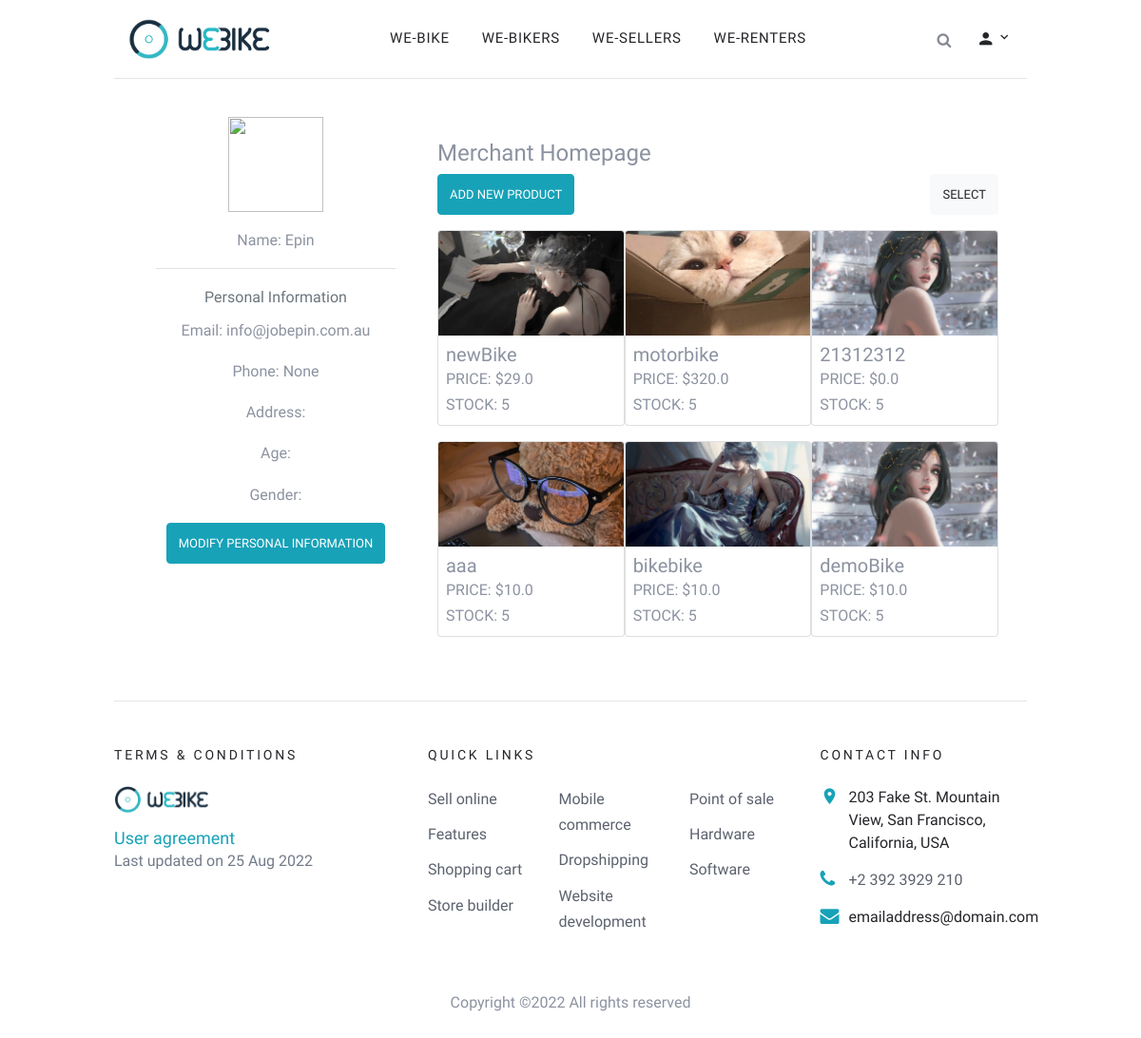
The page /merchant/home (signed in) on the database its author committed.
### merchant/models.py (models this page shows, shortened)
class Merchant(models.Model):
    class Meta:
        verbose_name = "Merchant"
        verbose_name_plural = "Merchants"
    user = models.OneToOneField(User,
                                on_delete=models.CASCADE,
                                primary_key=True,
                                related_name="merchant")
    abn_verified = models.BooleanField(default=False, null=False)
    abn = models.CharField(max_length=11,
                           unique=True,
                           null=True,
                           blank=True,
                           validators=[
                               validators.checkABN
                           ],
                           verbose_name='ABN')
    merchant_name = models.CharField(max_length=50,
                                    null=False,
                                    blank=False,
                                    verbose_name='Merchant Name')
    merchant_intro = models.CharField(max_length=250,
                                     null=True,
                                     blank=True,
                                     verbose_name='Merchant Introduction')

### user/models.py (models this page shows)
class User(AbstractUser):
    class Meta:
        verbose_name = "User"
        verbose_name_plural = "User"
    objects = UserManager()
    username = None
    email = models.EmailField(blank=False,
                              null=False,
                              unique=True)
    phone = models.CharField(max_length=15,
                             null=True,
                             blank=True,
                             default=None)
    balance = models.FloatField(default=0,null=False,blank=False,validators=[MinValueValidator(0)])
    class UserChoice(models.TextChoices):
        customer = 'Customer', _('Customer')
        merchant = 'Merchant', _('Merchant')
    user_type = models.CharField(max_length=20,
                                 blank=False,
                                 null=False,
                                 choices=UserChoice.choices,
                                 default=UserChoice.customer,
                                 verbose_name="user_type")
    class UserStatus(models.TextChoices):
        normal = 'Normal', _('Normal')
        ban = 'Banned', _('Banned')
        pending = 'Pending', _('Pending')
    status = models.CharField(
        max_length=20,
        choices=UserStatus.choices,
        default=UserStatus.normal,
        verbose_name='account_status')
    USERNAME_FIELD = 'email'
    REQUIRED_FIELDS = []

### product/models.py (models this page shows, shortened)
class Product(models.Model):
    product_name = models.CharField(max_length=255, null=False, blank=False)
    price = models.FloatField(default=0, validators=[MinValueValidator(0)])
    merchant = models.ForeignKey(Merchant, on_delete=models.DO_NOTHING, null=False, blank=False)
    description = models.CharField(max_length=255, null=False, blank=False)
    address = models.OneToOneField(Address, on_delete=models.CASCADE)
    image = models.ImageField(null=False, blank=False, upload_to='media/product_pics', verbose_name='product_image',
                              validators=[validators.file_size_limit])
    class Status(models.TextChoices):
        AVALIABLE = ('AVALIABLE', 'AVALIABLE')
        UNAVAIABLE = ('UNAVALIABLE', 'UNAVALIABLE')
    status = models.CharField(max_length=11, choices=Status.choices, default=Status.AVALIABLE, null=False,
                              blank=False, verbose_name="status")
    stock = models.IntegerField(default=1, validators=[MinValueValidator(0)])

### merchant/views.py (the view)
# urls.py: path('home',home,name='customer_home'),
@login_required
def home(request):
    merchant = Merchant.objects.get(user=request.user)
    add_product_url = reverse("add_new_product")
    context = {'products': Product.objects.filter(merchant=merchant).order_by("-id"), 'merchant': merchant}
    return render(request, template_name="merchant/merchant_homepage.html", context=context)

### templates/merchant/merchant_homepage.html (shortened to what this page needs)
{% extends "base.html" %}
{% load static %}
{% block content %}
    <div class="container-fluid main-sec" style="min-height: 75vh;">
        <div class="row m-0 mx-auto" style="padding: 0; margin:0; width: 100%; max-width: 1800px;">
            <div class="col-lg-4 mx-auto" style="max-width: 400px;">
                <div class="py-3 text-center" style="background-color: white; border-radius: 10px;">
                    <img class="profile-img" src="/media/profile_pics/default.png" width="100" height="100">
                    <div class="mt-3">
                        <div class="border-bottom mx-auto" style="width: 90%;">
                            <p>
                                <strong>Name: {{ merchant.merchant_name }}</strong>
                            </p>
                        </div>
                        <div class="mx-auto mt-3" style="width: 90%;">
                            <p class="text-secondary text-start mb-2">Personal Information</p>
                            <p>
                                <strong>
                                    Email: {{ merchant.user.email }}
                                </strong>
                            </p>
                            <p>
                                <strong>
                                    Phone: {{ merchant.user.phone }}
                                </strong>
                            </p>
                            <p>
                                <strong>
                                    Address:
                                </strong>
                            </p>
                            <p>
                                <strong>
                                    Age:
                                </strong>
                            </p>
                            <p>
                                <strong>
                                    Gender:
                                </strong>
                            </p>
                            <p>
                                <a href="/user/profile">
                                    <button class="btn btn-info">Modify Personal Information</button>
                                </a>
                            </p>
                        </div>
                    </div>
                </div>
            </div>
            <div class="col-lg-8 mt-3 mt-lg-0 mx-auto" style="max-width: 1400px!important;">
                <div class="py-3 job_info_card h-100">
                    <div class="row text-md-center text-center mt-4 m-0">
                        <h4>Merchant Homepage</h4>
                    </div>
                    <div class="d-block d-sm-flex justify-content-between">
                        <button type="button" class="btn btn-info" data-toggle="modal" data-target="#exampleModal">
                            Add New Product
                        </button>
                        <div class="mt-3 m-sm-0">
                            <button class="btn btn-light" id="select-btn" onclick="selectCancelToggle()">Select
                            </button>
                        </div>
                    </div>
                    <div>
                        <div class="row m-0 d-flex justify-content-xs-center justify-content-sm-start">
                            {% for p in products %}
                                <div class="col-12 col-sm-6 col-md-4 mt-3 p-0">
                                    <div class="card">
                                        <div style="position: relative;" class="overlay_container"
                                             onclick="window.location.href='{% url 'product_detail' p.id %}'">
                                            <img src="{{ p.image.url }}" class="card-img-top img-fluid overlay_img"
                                                 alt="...">
                                        </div>
                                        <div class="card-body p-2">
                                            <h5 class="card-title m-0">
                                                {{ p.product_name }}
                                            </h5>
                                            <p class=" card-text text-uppercase text-left m-0">
                                                Price: ${{ p.price }}
                                            </p>
                                            <p class=" card-text text-uppercase text-left m-0">
                                                Stock: 5
                                            </p>
                                        </div>
                                    </div>
                                </div>
                            {% endfor %}
                        </div>
                    </div>
                    <br>
                </div>
            </div>
        </div>
    </div>
{% endblock content %}

### templates/base.html (shortened to what this page needs)
{% load static %}
<!DOCTYPE html>
<html lang="en">
<head>
    <link rel="stylesheet" href="{% static 'font/icomoon/style.css' %}">
    <link rel="stylesheet" href="{% static 'css/bootstrap.min.css' %}">
    <link rel="stylesheet" href="{% static 'css/magnific-popup.css' %}">
    <link rel="stylesheet" href="{% static 'css/jquery-ui.css' %}">
    <link rel="stylesheet" href="{% static 'css/owl.carousel.min.css' %}">
    <link rel="stylesheet" href="{% static 'css/owl.theme.default.min.css' %}">
    <link rel="stylesheet" href="{% static 'css/aos.css' %}">
    <link rel="stylesheet" href="{% static 'css/style.css' %}">
</head>
<body>
<div class="site-wrap h-100" style="display: flex; flex-direction: column; min-height: 100vh;">
    <div class="site-navbar bg-white py-2 container-fluid main-sec">
        <div class="d-flex align-items-center justify-content-between">
            <div>
                <a href="{% url 'index' %}" class="js-logo-clone">
                    <img src="{% static 'img/logos/Recurso_7.png' %}" alt="logo" width="150">
                </a>
            </div>
            <div class="main-nav d-none d-lg-block">
                <nav class="site-navigation text-right text-md-center" role="navigation">
                    <ul class="site-menu js-clone-nav d-none d-lg-block">
                        <li><a href="{% url 'index' %}">we-bike</a></li>
                        <li><a href="shop.html">we-bikers</a></li>
                        <li><a href="#">we-sellers</a></li>
                        <li><a href="contact.html">we-renters</a></li>
                    </ul>
                </nav>
            </div>
            <div class="icons">
                <a href="#" class="icons-btn d-inline-block js-search-open py-1">
                    <span class="icon-search"></span>
                </a>
                {% if request.user.is_authenticated %}
                    <nav class="site-navigation text-right text-md-center d-inline-block" role="navigation">
                        <ul class="site-menu">
                            <li class="has-children p-0">
                                <a href="#" class="icons-btn d-inline-block py-1 pr-2 pl-0">
                                    <span class="icon-person" style="font-size: 20px;"></span>
                                </a>
                            </li>
                        </ul>
                    </nav>
                {% else %}
                    <a href="{% url 'login' %}" class="icons-btn d-inline-block align-top">
                        <button class="btn btn-outline-dark m-0" style="height: 40px;">
                            Login
                        </button>
                    </a>
                {% endif %}
            </div>
        </div>
    </div>
    {% if not hide_hr %}
        <div class="container-fluid p-0 main-sec">
            <hr class="m-0 mb-4">
        </div>
    {% endif %}
    <div style="min-height: 50vh;">
        {% block content %}
        {% endblock content %}
    </div>
    {% if not hide_hr %}
        <div class="container-fluid mt-auto p-0 main-sec">
            <hr class="m-0 my-4">
        </div>
    {% endif %}
    <div class="container-fluid py-4 px-0 main-sec">
        <footer class="site-footer w-100">
            <div class="row">
                <div class="col-md-6 col-lg-3 mb-4 mb-lg-0">
                    <h3 class="footer-heading mb-4">Terms & Conditions</h3>
                    <a href="#" class="block-6">
                        <img src="{% static 'img/logos/Recurso_7.png' %}" alt="Image placeholder" width="100">
                        <h3 class="font-weight-light mb-0 text-info mt-3">User agreement</h3>
                        <p>Last updated on 25 Aug 2022</p>
                    </a>
                </div>
                <div class="col-lg-5 ml-auto mb-5 mb-lg-0">
                    <div class="row">
                        <div class="col-md-12">
                            <h3 class="footer-heading mb-4">Quick Links</h3>
                        </div>
                        <div class="col-md-6 col-lg-4">
                            <ul class="list-unstyled">
                                <li><a href="#">Sell online</a></li>
                                <li><a href="#">Features</a></li>
                                <li><a href="#">Shopping cart</a></li>
                                <li><a href="#">Store builder</a></li>
                            </ul>
                        </div>
                        <div class="col-md-6 col-lg-4">
                            <ul class="list-unstyled">
                                <li><a href="#">Mobile commerce</a></li>
                                <li><a href="#">Dropshipping</a></li>
                                <li><a href="#">Website development</a></li>
                            </ul>
                        </div>
                        <div class="col-md-6 col-lg-4">
                            <ul class="list-unstyled">
                                <li><a href="#">Point of sale</a></li>
                                <li><a href="#">Hardware</a></li>
                                <li><a href="#">Software</a></li>
                            </ul>
                        </div>
                    </div>
                </div>
                <div class="col-md-6 col-lg-3">
                    <div class="block-5 mb-5">
                        <h3 class="footer-heading mb-4">Contact Info</h3>
                        <ul class="list-unstyled">
                            <li class="address">203 Fake St. Mountain View, San Francisco, California, USA</li>
                            <li class="phone"><a href="tel://23923929210">+2 392 3929 210</a></li>
                            <li class="email">emailaddress@domain.com</li>
                        </ul>
                    </div>
                </div>
            </div>
            <div class="row pt-3 text-center">
                <div class="col-md-12">
                    <p>
                        Copyright &copy;<script>document.write(new Date().getFullYear());</script>
                        All rights reserved
                    </p>
                </div>
            </div>
        </footer>
    </div>
</div>
</body>

### rows shown on the page
Merchant: merchant_name "Epin", user.email "info@jobepin.com.au", user.phone "None"
Product: image (picture), product_name "newBike", price "29.0"
Product: image (picture), product_name "motorbike", price "320.0"
Product: image (picture), product_name "21312312", price "0.0"
Product: image (picture), product_name "aaa", price "10.0"
Product: image (picture), product_name "bikebike", price "10.0"
Product: image (picture), product_name "demoBike", price "10.0"
